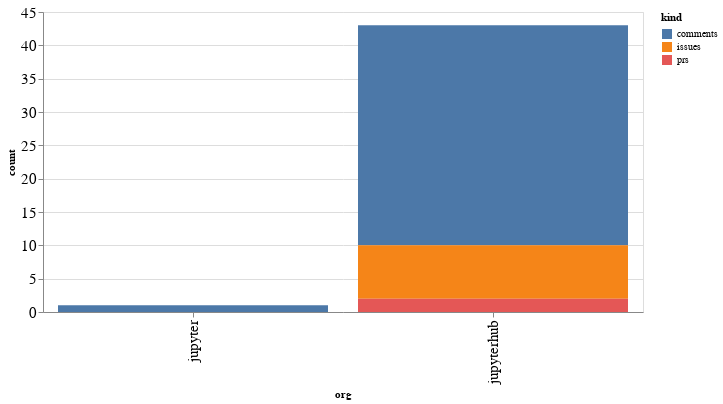

The code cell stored with this chart in its notebook:
### Code cell
alt.Chart(org_summaries, width=600).mark_bar().encode(
    x='org',
    y='count',
    color='kind',
    tooltip="org"
)

### Figure 1 — Vega-Lite specification as saved in the notebook (floating-point values rounded to 4 significant figures)
{"config": {"axisLeft": {"labelFontSize": 15}, "axisBottom": {"labelFontSize": 15}}, "data": {"name": "data-adfd2a861cd1ab5862022d8da62f8a6d"}, "mark": "bar", "encoding": {"color": {"type": "nominal", "field": "kind"}, "tooltip": {"type": "nominal", "field": "org"}, "x": {"type": "nominal", "field": "org"}, "y": {"type": "quantitative", "field": "count"}}, "width": 600, "$schema": "https://vega.github.io/schema/vega-lite/v4.8.1.json", "datasets": {"data-adfd2a861cd1ab5862022d8da62f8a6d": [{"org": "jupyter", "kind": "comments", "count": 1}, {"org": "jupyterhub", "kind": "comments", "count": 33}, {"org": "jupyterhub", "kind": "issues", "count": 8}, {"org": "jupyterhub", "kind": "prs", "count": 2}]}}
